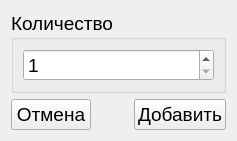
<?xml version="1.0" encoding="UTF-8"?>
<ui version="4.0">
 <class>MaterialAmountForm</class>
 <widget class="QWidget" name="MaterialAmountForm">
  <property name="geometry">
   <rect>
    <x>0</x>
    <y>0</y>
    <width>237</width>
    <height>92</height>
   </rect>
  </property>
  <property name="font">
   <font>
    <pointsize>14</pointsize>
   </font>
  </property>
  <property name="windowTitle">
   <string>Количество материала</string>
  </property>
  <layout class="QGridLayout" name="gridLayout_3">
   <item row="0" column="0" colspan="3">
    <widget class="QGroupBox" name="groupBox">
     <property name="title">
      <string>Количество</string>
     </property>
     <layout class="QGridLayout" name="gridLayout">
      <item row="0" column="0">
       <widget class="QSpinBox" name="amount_e">
        <property name="minimum">
         <number>1</number>
        </property>
        <property name="maximum">
         <number>10000</number>
        </property>
       </widget>
      </item>
     </layout>
    </widget>
   </item>
   <item row="1" column="0">
    <widget class="QPushButton" name="cancel_b">
     <property name="text">
      <string>Отмена</string>
     </property>
    </widget>
   </item>
   <item row="1" column="2">
    <widget class="QPushButton" name="add_b">
     <property name="text">
      <string>Добавить</string>
     </property>
    </widget>
   </item>
   <item row="1" column="1">
    <spacer name="horizontalSpacer">
     <property name="orientation">
      <enum>Qt::Horizontal</enum>
     </property>
     <property name="sizeHint" stdset="0">
      <size>
       <width>40</width>
       <height>20</height>
      </size>
     </property>
    </spacer>
   </item>
  </layout>
 </widget>
 <resources/>
 <connections/>
</ui>
